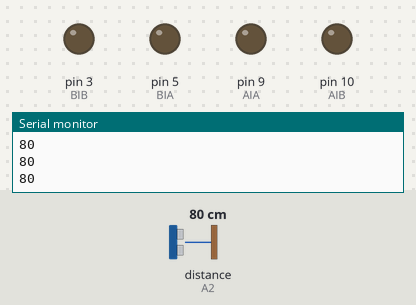
A sketch run on a simulated Arduino Uno, built with avr-gcc and run on an emulated ATmega328P. Parts: output pins drawn as LEDs (lit = HIGH), the last lines printed to the serial monitor. The test bench sets the inputs (shaded band); at power-on: distance to the obstacle (sensor on A2) 80 cm.

Above: at 1.2 s.
1.3 s: distance to the obstacle (sensor on A2) set to 33 cm
2.8 s: distance to the obstacle (sensor on A2) set to 27 cm
At 4.0 s:
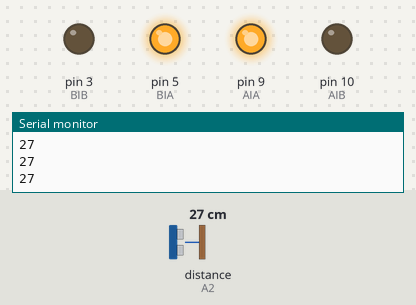
4.3 s: distance to the obstacle (sensor on A2) set to 35 cm
At 4.6 s:
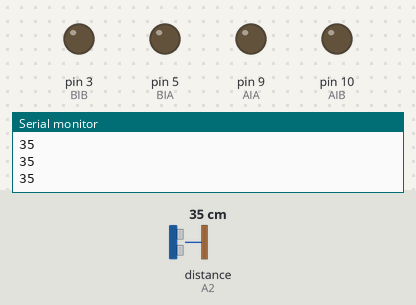
5.8 s: distance to the obstacle (sensor on A2) set to 2 cm
At 7.0 s:
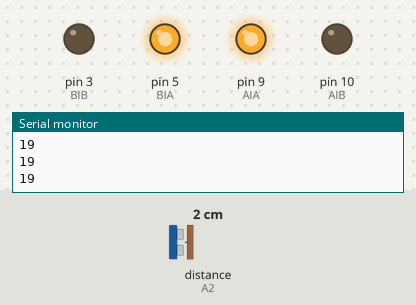
Timing chart, 0 to 8.3 s (numbered marks = the images above; inputs shaded):
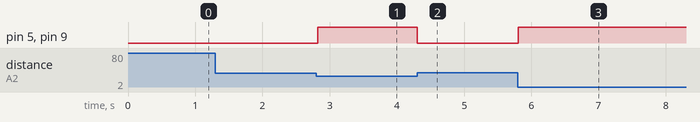

The sketch:

Teste_sensor_motor.ino
```cpp
#include <SharpIR.h>
#define ir A2
#define model 20150
boolean done = false;

SharpIR sharp(ir, 25, 93, model);

int botao = A5;
int botao2 = 12;
unsigned int dis = 0;


const int AIA = 9;
const int AIB = 10;
const int BIA = 5;
const int BIB = 3;
byte velocid = 255;

void setup() {
  pinMode(botao, INPUT);
    pinMode(botao2, INPUT);
  digitalWrite(botao, HIGH);
   digitalWrite(botao2, HIGH);
  pinMode (ir, INPUT);
  Serial.begin(9600);


  pinMode(AIA, OUTPUT);
  pinMode(AIB, OUTPUT);
  pinMode(BIA, OUTPUT);
  pinMode(BIB, OUTPUT);

}

void loop() {
  //stopp();
  dis = sharp.distance();
  Serial.println(dis);
if (dis > 13 && dis <= 30) {
      velocid = 255;
      destroy();
    }
    else   {
      velocid = 0;
      rotate();
    }
}
void destroy()
{
  analogWrite(AIA, velocid);
  analogWrite(AIB, 0);
  analogWrite(BIA, velocid);
  analogWrite(BIB, 0);
}

void backward()
{
  analogWrite(AIA, 0);
  analogWrite(AIB, velocid);
  analogWrite(BIA, 0);
  analogWrite(BIB, velocid);
}
void rotate()
{
  analogWrite(AIA, 0);
  analogWrite(AIB, velocid);
  analogWrite(BIA, velocid);
  analogWrite(BIB, 0);
}
void stopp()
{
  analogWrite(AIA, 0);
  analogWrite(AIB, 0);
  analogWrite(BIA, 0);
  analogWrite(BIB, 0);
}
/*sensorValue = analogRead(sensorPin);
  cmValue = 10650.08 * pow(sensorValue,-0.935) - 10;
  Serial.print("Valor lido = ");
  Serial.print(cmValue);
  Serial.println(" cm");
  delay(250);

  if(cmValue <= 10) {
    velocid = 200;
    forward();
  }
  else if(cmValue > 20){
    velocid = 255;
    backward();
  }
  else{
  stopp();
  }
  }
  void forward()
  {
  analogWrite(AIA, velocid);
  analogWrite(AIB, 0);
  analogWrite(BIA, velocid);
  analogWrite(BIB, 0);
  }

  void backward()
  {
  analogWrite(AIA, 0);
  analogWrite(AIB, velocid);
  analogWrite(BIA, 0);
  analogWrite(BIB, velocid);
  }

  void stopp()
  {
  analogWrite(AIA, 0);
  analogWrite(AIB, 0);
  analogWrite(BIA, 0);
  analogWrite(BIB, 0);
  }*/
```

Measured:
- the behaviour switches between 31 and 30 cm on distance to the obstacle (sensor on A2) (found by bisection; images 0 and 1)
- after the input at 2.8 s, pin 5 (BIA), pin 9 (AIA): LOW → HIGH at once
- after the input at 4.3 s, pin 5 (BIA), pin 9 (AIA): HIGH → LOW at once
- after the input at 5.8 s, pin 5 (BIA), pin 9 (AIA): LOW → HIGH at once
